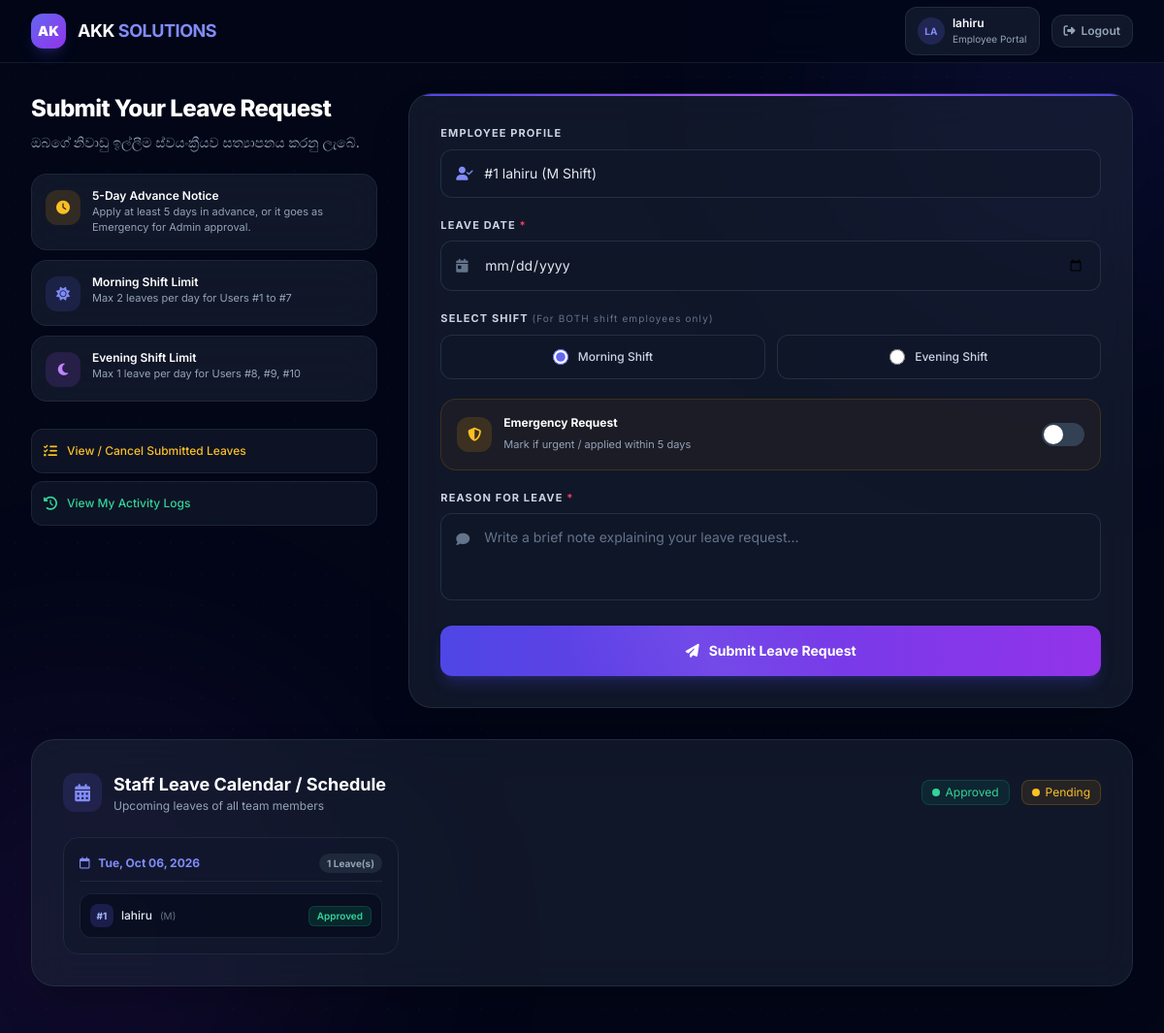
/index.php (signed in), run on the app's committed database.
### tables this page shows
CREATE TABLE users (
        id INTEGER PRIMARY KEY AUTOINCREMENT,
        name TEXT NOT NULL,
        email TEXT,
        password TEXT,
        username TEXT UNIQUE,
        shift_type TEXT NOT NULL DEFAULT 'M',
        position TEXT,
        emp_number TEXT
    , employee_type TEXT NOT NULL DEFAULT 'lab', lab_id INTEGER);

CREATE TABLE leave_requests (
        id INTEGER PRIMARY KEY AUTOINCREMENT,
        user_id INTEGER NOT NULL,
        leave_date DATE NOT NULL,
        shift_applied TEXT NOT NULL,
        is_emergency INTEGER DEFAULT 0,
        reason TEXT,
        status TEXT NOT NULL DEFAULT 'Pending',
        created_at DATETIME DEFAULT CURRENT_TIMESTAMP
    );

### index.php (the view, shortened to what the rows shown need)
<?php
include 'db.php';
$currentUser = getCurrentUser();
$stmt = $conn->prepare("SELECT * FROM users WHERE id = :id");
$stmt->execute([':id' => $currentUser['id']]);
$me = $stmt->fetch(PDO::FETCH_ASSOC);
$calStmt = $conn->prepare("
    SELECT lr.leave_date, lr.shift_applied, lr.status, u.id as user_id, u.name as user_name
    FROM leave_requests lr
    JOIN users u ON lr.user_id = u.id
    WHERE lr.leave_date >= :today AND lr.status IN ('Approved')
    ORDER BY lr.leave_date ASC, u.id ASC
");
$calStmt->execute([':today' => date('Y-m-d')]);
$allLeaves = $calStmt->fetchAll(PDO::FETCH_ASSOC);
$leavesByDate = [];
foreach ($allLeaves as $l) {
    $leavesByDate[$l['leave_date']][] = $l;
}
?>
<!DOCTYPE html>
<html lang="en">
<head>
    <script src="https://cdn.tailwindcss.com"></script>
    <link rel="stylesheet" href="https://cdnjs.cloudflare.com/ajax/libs/font-awesome/6.4.0/css/all.min.css">
</head>
<body class="bg-slate-950 text-slate-100 min-h-screen antialiased">
    <div class="relative z-10 pt-24 pb-12 px-4 md:px-8">
        <div class="max-w-6xl mx-auto space-y-8">
            <div class="grid grid-cols-1 lg:grid-cols-12 gap-8">
                <div class="lg:col-span-4 space-y-5">
                    <div>
                        <h1 class="text-2xl font-extrabold text-white mb-2 tracking-tight">Submit Your Leave Request</h1>
                    </div>
                </div>
                <div class="lg:col-span-8">
                    <div class="card-glass border border-slate-700/50 rounded-3xl p-6 md:p-8 shadow-2xl relative overflow-hidden">
                        <form method="POST" class="space-y-5">
                            <div>
                                <div class="relative">
                                    <div class="absolute inset-y-0 left-0 pl-4 flex items-center pointer-events-none">
                                        <i class="fa-solid fa-user-check text-indigo-400 text-sm"></i>
                                    </div>
                                    <div class="w-full bg-slate-900/60 border border-slate-700/60 rounded-xl pl-11 pr-4 py-3.5 text-sm text-slate-200 select-none">
                                        #<?= (int)$me['id']; ?> <?= htmlspecialchars($me['name']); ?> (<?= htmlspecialchars($me['shift_type']); ?> Shift)
                                    </div>
                                </div>
                            </div>
                        </form>
                    </div>
                </div>
            </div>
            <div class="card-glass border border-slate-700/50 rounded-3xl p-6 md:p-8 shadow-2xl relative overflow-hidden">
                <div class="flex items-center justify-between mb-6">
                    <div class="flex items-center gap-3">
                        <div>
                            <h2 class="text-lg font-bold text-white">Staff Leave Calendar / Schedule</h2>
                        </div>
                    </div>
                </div>
                <?php if (empty($leavesByDate)): ?>
                    <div class="text-center py-8 text-slate-500 text-xs">
                        <i class="fa-regular fa-calendar-xmark text-3xl mb-2 block"></i>
                        No upcoming leaves scheduled.
                    </div>
                <?php else: ?>
                    <div class="grid grid-cols-1 md:grid-cols-2 lg:grid-cols-3 gap-4">
                        <?php foreach ($leavesByDate as $date => $leaves): ?>
                            <div class="bg-slate-900/60 border border-slate-800 rounded-2xl p-4">
                                <div class="text-xs font-bold text-indigo-400 mb-3 pb-2 border-b border-slate-800 flex items-center justify-between">
                                    <span><i class="fa-regular fa-calendar mr-1.5"></i> <?= date('D, M d, Y', strtotime($date)); ?></span>
                                    <span class="text-[10px] bg-slate-800 px-2 py-0.5 rounded-full text-slate-400"><?= count($leaves); ?> Leave(s)</span>
                                </div>
                                <div class="space-y-2">
                                    <?php foreach ($leaves as $l): ?>
                                        <div class="flex items-center justify-between p-2.5 rounded-xl bg-slate-950/50 border border-slate-800/80">
                                            <div class="flex items-center gap-2">
                                                <div class="w-6 h-6 rounded-lg bg-indigo-500/20 flex items-center justify-center text-[10px] font-bold text-indigo-300">
                                                    #<?= $l['user_id']; ?>
                                                </div>
                                                <span class="text-xs font-medium text-slate-200"><?= htmlspecialchars($l['user_name']); ?></span>
                                                <span class="text-[10px] text-slate-500 uppercase">(<?= $l['shift_applied']; ?>)</span>
                                            </div>
                                            <span class="text-[10px] font-semibold px-2 py-0.5 rounded-md <?= $l['status'] === 'Approved' ? 'bg-emerald-500/15 text-emerald-400 border border-emerald-500/20' : 'bg-amber-500/15 text-amber-400 border border-amber-500/20'; ?>">
                                                <?= $l['status']; ?>
                                            </span>
                                        </div>
                                    <?php endforeach; ?>
                                </div>
                            </div>
                        <?php endforeach; ?>
                    </div>
                <?php endif; ?>
            </div>
        </div>
    </div>
</body>
</html>

### data on the page
users: id "1", name "lahiru", shift_type "M"
leave_requests: user "1", user.name "lahiru", shift_applied "M", status "Approved"

### other printed values
substr($currentUser['name'], 0, 2) "LA"
$currentUser['name'] "lahiru"
date('D, M d, Y', strtotime($date)) "Tue, Oct 06, 2026"
count($leaves) "1"
